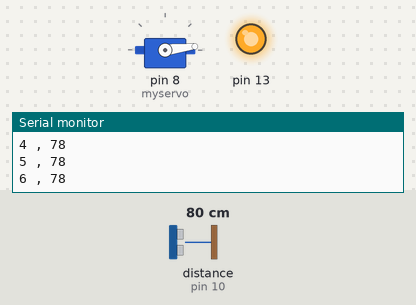
Recording of a sketch running on a simulated Arduino Uno, built with avr-gcc and run on an emulated ATmega328P. On the bench: servo, output pins drawn as LEDs (lit = HIGH), the last lines printed to the serial monitor. Wiring (inferred from the names in the program): ultrasonic range finder: trigger pin 9; echo pin 10. Inputs (shaded band) come from the test bench; at power-on: distance to the obstacle (sensor on pin 10) 80 cm. The echo pulse lasts 58.3 µs per cm; pins used as bus, display or sensor lines are not drawn.

Above: at 1.2 s.
1.3 s: distance to the obstacle (sensor on pin 10) set to 2 cm
At 3.13 s:
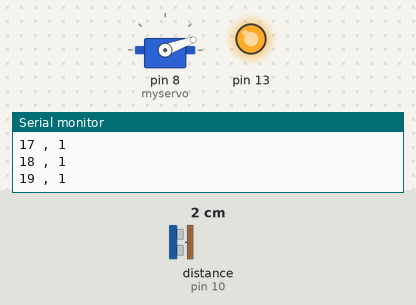
4.3 s: distance to the obstacle (sensor on pin 10) set to 18 cm
At 6.16 s:
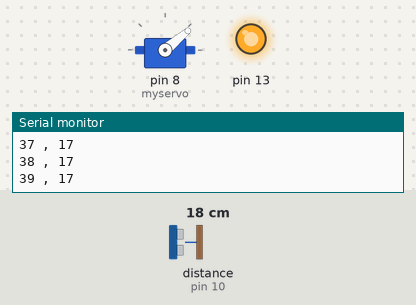
Timing chart, 0 to 25.9 s (numbered marks = the images above; inputs shaded):
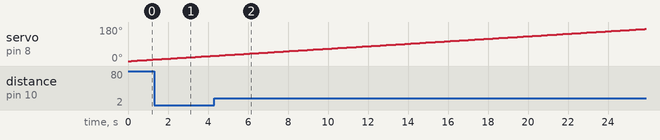

The sketch:

Ultrasonic_sensor___motor.ino
```cpp
#include <Servo.h>

Servo myservo;  // create servo object to control a servo
// twelve servo objects can be created on most boards
// defines pins numbers
const int trigPin = 9;
const int echoPin = 10;
// defines variables
long duration;
int distance;

int pos = 0;    // variable to store the servo position

void setup() {
  myservo.attach(8);  // attaches the servo on pin 9 to the servo object
  pinMode(trigPin, OUTPUT); // Sets the trigPin as an Output
  pinMode(echoPin, INPUT); // Sets the echoPin as an Input
  Serial.begin(9600); // Starts the serial communication
  pinMode (13, OUTPUT);
  digitalWrite(13, HIGH);
}

void loop() {
  for (pos = 0; pos <= 180; pos += 1) { // goes from 0 degrees to 180 degrees
    // in steps of 1 degree
    myservo.write(pos);              // tell servo to go to position in variable 'pos'
    delay(150);                       // waits 15ms for the servo to reach the position
        // Clears the trigPin
    digitalWrite(trigPin, LOW);
    delayMicroseconds(2);
    // Sets the trigPin on HIGH state for 10 micro seconds
    digitalWrite(trigPin, HIGH);
    delayMicroseconds(10);
    digitalWrite(trigPin, LOW);
    // Reads the echoPin, returns the sound wave travel time in microseconds
    duration = pulseIn(echoPin, HIGH);
    // Calculating the distance
    distance= duration*0.034/2;
    // Prints the distance on the Serial Monitor
    Serial.print(pos);
    Serial.print(" , ");
    Serial.println(distance);
  }
  for (pos = 180; pos >= 0; pos -= 1) { // goes from 180 degrees to 0 degrees
    myservo.write(pos);              // tell servo to go to position in variable 'pos'
    delay(150);                       // waits 15ms for the servo to reach the position
        // Clears the trigPin
    digitalWrite(trigPin, LOW);
    delayMicroseconds(2);
    // Sets the trigPin on HIGH state for 10 micro seconds
    digitalWrite(trigPin, HIGH);
    delayMicroseconds(10);
    digitalWrite(trigPin, LOW);
    // Reads the echoPin, returns the sound wave travel time in microseconds
    duration = pulseIn(echoPin, HIGH);
    // Calculating the distance
    distance= duration*0.034/2;
    // Prints the distance on the Serial Monitor
    Serial.print(pos);
    Serial.print(",");
    Serial.println(distance);
  }
}
```
